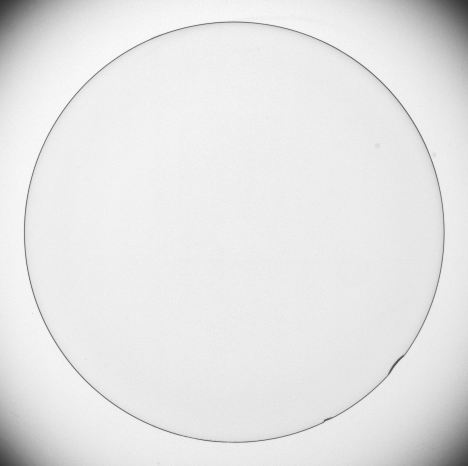
#> input picture images/contactlens.tif, 468 x 466 px
$ jupyter execute --allow-errors 'D-ENG-21-0046-ET _a02.ipynb'   (shell and % lines are left out)   (older library calls are emulated)
#> lines starting #> are read from the running program, lines starting #| are printed output that depends on the picture; after the words box and inside, x2 and y2 are one past the last pixel; in counts of white or black regions, pixels touching at a corner belong together
*ASSIGNMENT 2*

**BMDP RATHNAYAKE**

**D/ENG/21/0046/ET**

[cell 1]
#QUESTION 1

#Sobel Vertical
import cv2 as cv
import numpy as np
from matplotlib import pyplot as plt
img = cv.imread('images/contactlens.tif',cv.IMREAD_REDUCED_GRAYSCALE_2)
#> img is the input picture: shape (466, 468); min 51, max 250, mean 229.6

kernel = np.array([(-1,-2,-1),(0,0,0),(1,2,1)],np.float32)
imgc=cv.filter2D(img.astype('float'),-1,kernel)
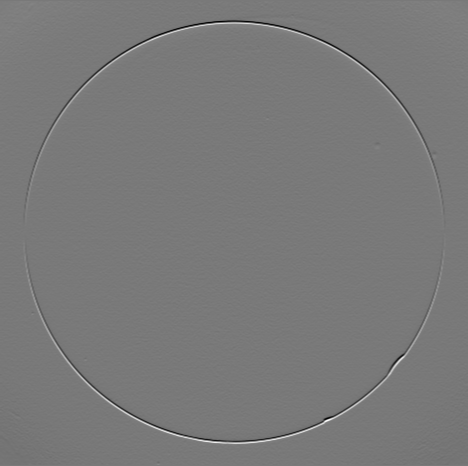
#> imgc: shape (466, 468) float64; min -480, max 527, mean 0; drawn with min black and max white
imgc=cv.normalize(imgc.astype('float'),None,0,255.0,cv.NORM_MINMAX)

fig,ax=plt.subplots(1,2,sharex='all',sharey='all',figsize=(10,20))

ax[0].imshow(img,cmap='gray',vmin=0,vmax=255)
ax[0].set_title('Orginal')
ax[1].imshow(imgc,cmap='gray',vmin=0,vmax=255)
ax[1].set_title('Sobel Vertical gradient')
plt.show()

**1.b**

[cell 2]
#Sobel horizontal
import cv2 as cv
import numpy as np
from matplotlib import pyplot as plt
img = cv.imread('images/contactlens.tif',cv.IMREAD_REDUCED_GRAYSCALE_2)

kernel = np.array([(-1,0,1),(-2,0,2),(-1,0,1)],np.float32)
imgc=cv.filter2D(img.astype('float'),-1,kernel)
imgc=cv.normalize(imgc.astype('float'),None,0,255.0,cv.NORM_MINMAX)

fig,ax=plt.subplots(1,2,sharex='all',sharey='all',figsize=(10,20))

ax[0].imshow(img,cmap='gray',vmin=0,vmax=255)
ax[0].set_title('Orginal')
ax[1].imshow(imgc,cmap='gray',vmin=0,vmax=255)
ax[1].set_title('Sobel horizontal gradient')
plt.show()

**1.c**

[cell 3]
import cv2 as cv
import numpy as np
import matplotlib.pyplot as plt

# Assuming you have loaded the image into a numpy array called "image"
# Compute the gradient in the x and y direction
image = cv.imread('images/contactlens.tif',cv.IMREAD_GRAYSCALE)
#> image: shape (932, 937); min 50, max 255, mean 229.7
fx = np.gradient(image)[0]
fy = np.gradient(image)[1]

#> (the rest of this cell did not finish here and is left out)

**1.d**

[cell 4]
import cv2
import numpy as np
import matplotlib.pyplot as plt


img = cv2.imread('images/contactlens.tif')
#> img: shape (932, 937, 3); min 50, max 255, mean 229.7
gray = cv2.cvtColor(img, cv2.COLOR_BGR2GRAY)
# vertical gradient fx using the Sobel kernel
sobelx = cv2.Sobel(gray, cv2.CV_64F, 1, 0)

# horizontal gradient fy using the Sobel kernel
sobely = cv2.Sobel(gray, cv2.CV_64F, 0, 1)

# Compute the gradient magnitude |fx|+|fy|
mag = cv2.addWeighted(np.absolute(sobelx), 1, np.absolute(sobely), 1, 0)

# The threshold
ret, thresh = cv2.threshold(mag.astype('uint8'), 73, 255, cv2.THRESH_BINARY)
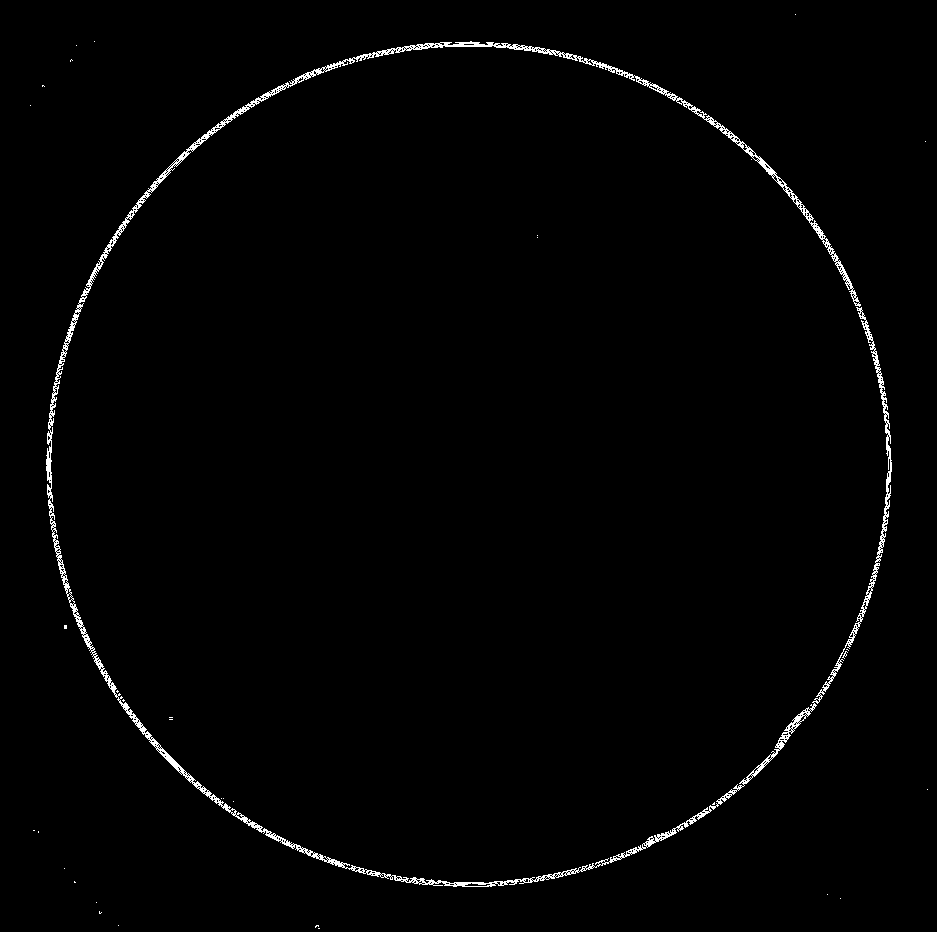
#> thresh: shape (932, 937); 1.2% white in thin lines or dots

# Find the contours
contours, hierarchy = cv2.findContours(thresh, cv2.RETR_TREE, cv2.CHAIN_APPROX_SIMPLE)
#> contours = 1082 contours, 1079 with area under 20; largest, box (x1, y1, x2, y2) and area: (46, 41, 892, 887) 9355, (464, 882, 491, 887) 62, (463, 43, 475, 46) 20

# Finding the circle
if len(contours) > 0:
    c = max(contours, key=cv2.contourArea)
#> c = contour of 4223 points, box (x1, y1, x2, y2) (46, 41, 892, 887), area 9355

    #Least square method
    (x, y), radius = cv2.minEnclosingCircle(c)
#> x = 468.4; y = 463.5; radius = 423.6
    center = (int(x), int(y))
#> center = (468, 463)
    radius = int(radius)
#> radius = 423

    #draw circle
    cv2.circle(img, center, radius, (0, 255, 0), 2)
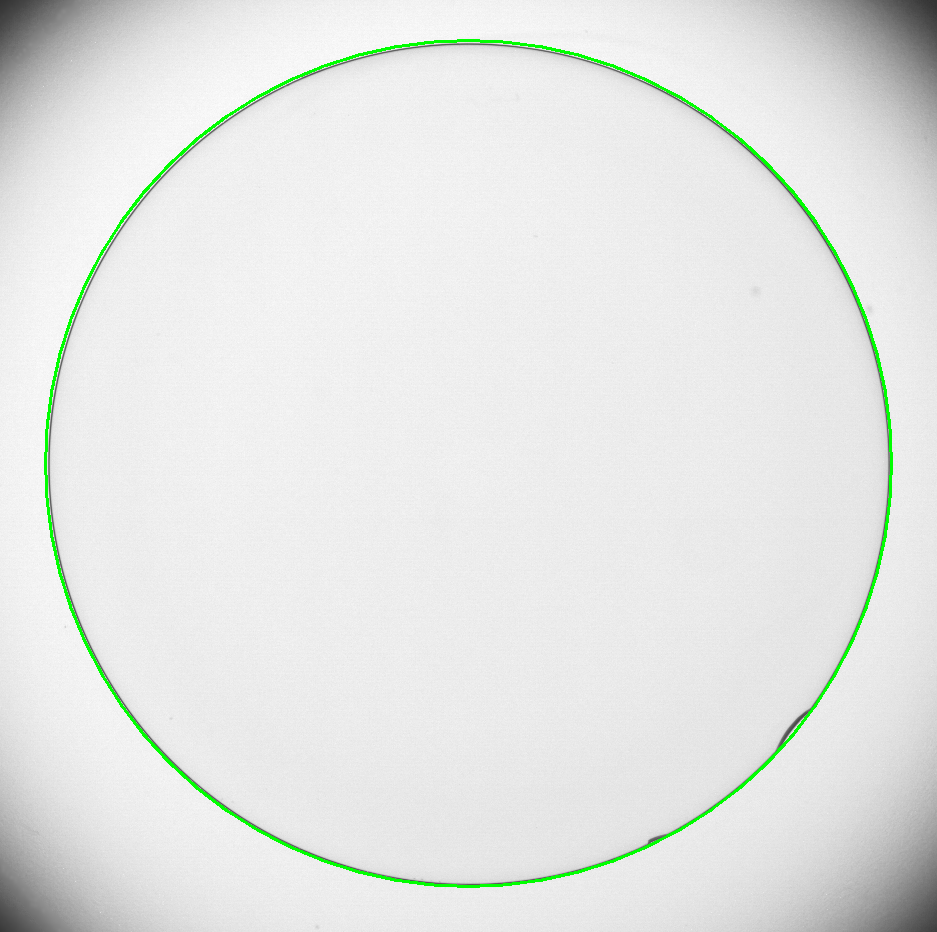
#> img: shape (932, 937, 3); mean B, G, R 227.7, 230, 227.7
    cv2.circle(img, center, 2, (0, 0, 255), 3)
#> img: shape (932, 937, 3); under 0.01% of pixels changed, all inside (x1, y1, x2, y2) = (464, 459, 473, 468)

    #center and diameter
    print("Center: ({}, {})".format(center[0], center[1]))
#| Center: (468, 463)
    print("Diameter: {} pixels".format(radius * 2))
#| Diameter: 846 pixels

#Result
plt.imshow(cv2.cvtColor(img, cv2.COLOR_BGR2RGB))
plt.axis('off')
plt.show()

**02.a**

[cell 5]
import cv2 as cv
import numpy as np
import matplotlib.pyplot as plt
from mpl_toolkits.mplot3d import Axes3D


#defining the variable regions
x, y = np.meshgrid(np.arange(-3, 3.1, 0.1), np.arange(-3, 3.1, 0.1))
z = np.zeros_like(x)

sigma = 1
#3D gaussian kernel
K = 1.0 / (2.0 * np.pi * sigma**2) * np.exp(-(x**2 + y**2 + z**2) / (2.0 * sigma**2))

#derivatives of 3D gaussian kernel
dK_dx = (-x / sigma**2) * K
dK_dy = (-y / sigma**2) * K

# plot the kernels
fig = plt.figure(figsize=(10, 5))
ax1 = fig.add_subplot(131, projection='3d')
ax1.set_title("derivative of x")
ax1.plot_surface(x, y, dK_dx, cmap='jet')

ax2 = fig.add_subplot(132, projection='3d')
ax2.set_title("derivative of y")
ax2.plot_surface(x, y, dK_dy, cmap='jet')

plt.show()

**QUESTION 03**

**a**

[cell 6]
import numpy as np
import cv2 as cv
from scipy import ndimage
import matplotlib.pyplot as plt

# Load the grayscale version of the zebrahead.jpg image
image = cv.imread('images/zebrahead.jpg', cv.IMREAD_GRAYSCALE)
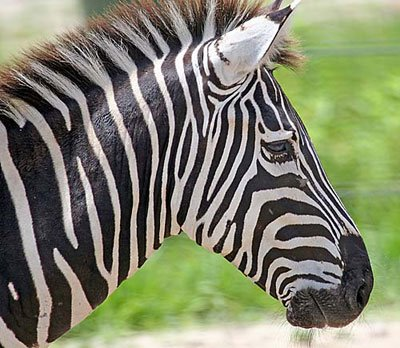
#> input picture images/zebrahead.jpg, 400 x 348 px
#> image: shape (348, 400); min 0, max 255, mean 126.8

# Define the Gaussian kernels for sigma = 1 and sigma = 3
sigma1 = 1
size1 = 2 * np.ceil(3 * sigma1) + 1
x, y = np.meshgrid(np.arange(-size1 / 2, size1 / 2 + 1), np.arange(-size1 / 2, size1 / 2 + 1))
ker1 = (-x / sigma1**2) * np.exp(-(x**2 + y**2) / (2 * sigma1**2))
ker1 /= np.sum(np.abs(ker1))

imgx = ndimage.convolve(image, ker1, mode='nearest')
imgy = ndimage.convolve(image, ker1.T, mode='nearest')

fig, axs = plt.subplots(1, 2, figsize=(10, 5))
axs[0].imshow(imgx, cmap='gray')
axs[0].set_title('X DIRE, sigma=1')
axs[1].imshow(imgy, cmap='gray')
axs[1].set_title('Y DIRE, sigma=1')
plt.show()

**B**

[cell 7]
import numpy as np
import cv2 as cv
from scipy import ndimage
import matplotlib.pyplot as plt

# Load the grayscale version of the zebrahead.jpg image
image = cv.imread('images/zebrahead.jpg', cv.IMREAD_GRAYSCALE)

# Define the Gaussian kernels for sigma = 1 and sigma = 3
sigma1 = 3
size1 = 2 * np.ceil(3 * sigma1) + 1
x, y = np.meshgrid(np.arange(-size1 / 2, size1 / 2 + 1), np.arange(-size1 / 2, size1 / 2 + 1))
ker1 = (-x / sigma1**2) * np.exp(-(x**2 + y**2) / (2 * sigma1**2))
ker1 /= np.sum(np.abs(ker1))

imgx = ndimage.convolve(image, ker1, mode='nearest')
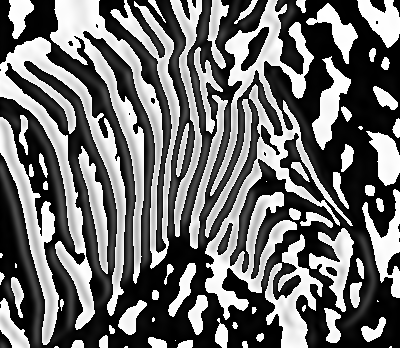
#> imgx: shape (348, 400); min 0, max 255, mean 109.5
imgy = ndimage.convolve(image, ker1.T, mode='nearest')
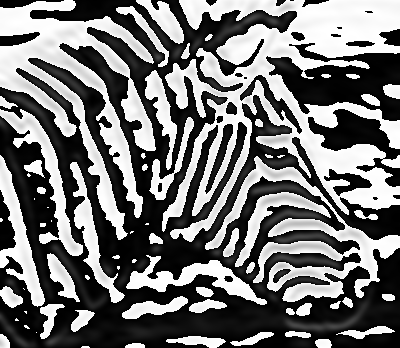
#> imgy: shape (348, 400); min 0, max 255, mean 115.6

fig, axs = plt.subplots(1, 2, figsize=(10, 5))
axs[0].imshow(imgx, cmap='gray')
axs[0].set_title('X DIRE, sigma=3')
axs[1].imshow(imgy, cmap='gray')
axs[1].set_title('Y DIRE, sigma=3')
plt.show()

**QUESTION 04**

**a**

**b**

[cell 8]
import cv2 as cv
import numpy as np
import matplotlib.pyplot as plt

# Load the image
img = cv.imread('images/daisy.jpg')
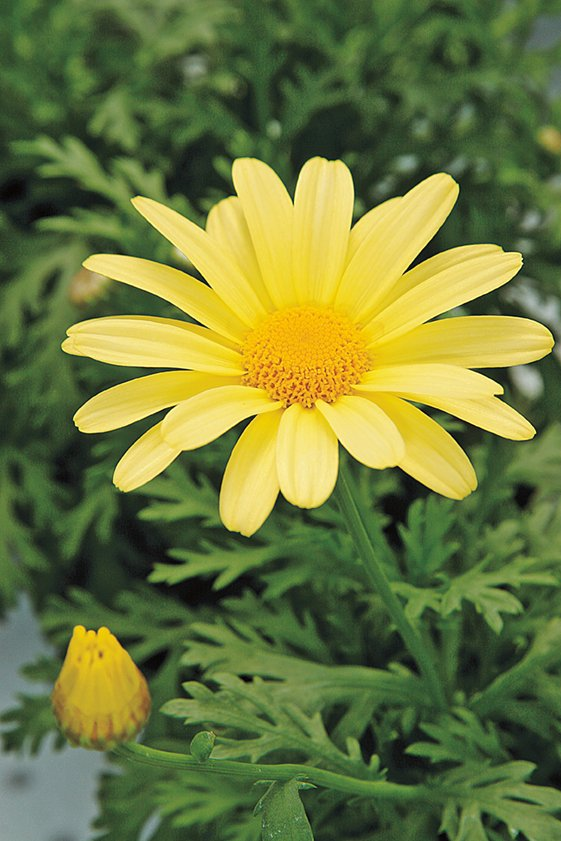
#> input picture images/daisy.jpg, 561 x 841 px
#> img is the input picture: shape (841, 561, 3); mean B, G, R 60.7, 120.3, 108.5

# Create a mask with same dimensions as image, and set everything to background
mask = np.zeros(img.shape[:2], np.uint8)
background = np.zeros((1,65), np.float64)

# Define the rectangle enclosing the flower
rect = (50, 50, 700, 700)

# Run the grabCut algorithm
cv.grabCut(img, mask, rect, background, None, 5, cv.GC_INIT_WITH_RECT)

# Create a new mask with the foreground pixels set to 1, and the background pixels set to 0
new_mask = np.where((mask == cv.GC_FGD) | (mask == cv.GC_PR_FGD), 1, 0).astype('uint8')

# Apply the mask to the original image to get the foreground and background images
foreground = cv.bitwise_and(img, img, mask=new_mask)
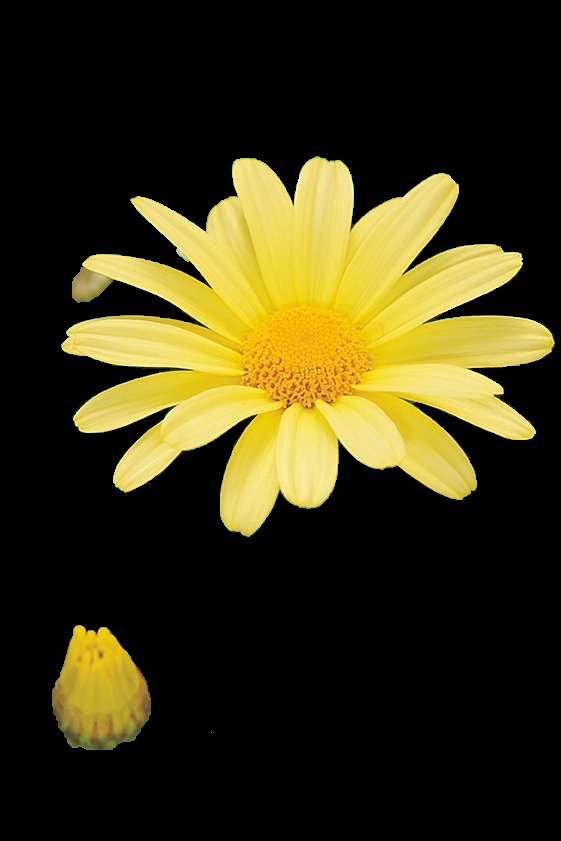
#> foreground: shape (841, 561, 3); mean B, G, R 20.2, 51.5, 57.7
background = cv.bitwise_and(img, img, mask=1 - new_mask)

# Show the final segmentation mask, foreground image, and background image


fig, axs = plt.subplots(1, 4, figsize=(10, 5))

axs[0].imshow(img)
axs[0].set_title('Original Image')

axs[1].imshow(mask)
axs[1].set_title('Segmentation Mask')
axs[2].imshow(foreground)
axs[2].set_title('Foreground Image')

axs[3].imshow(background)
axs[3].set_title('Background Image')


plt.show()
#> figure, not shown here; B, G, R data is drawn as R, G, B

[cell 9]
import cv2 as cv
import numpy as np
import matplotlib.pyplot as plt

# Load the image
img = cv.imread('images/daisy.jpg')

# Create a mask with same dimensions as image, and set everything to background
mask = np.zeros(img.shape[:2], np.uint8)
background = np.zeros((1,65), np.float64)

# Define the rectangle enclosing the flower
rect = (50, 50, 700, 700)

# Run the grabCut algorithm
cv.grabCut(img, mask, rect, background, None, 5, cv.GC_INIT_WITH_RECT)

# Create a new mask with the foreground pixels set to 1, and the background pixels set to 0
new_mask = np.where((mask == cv.GC_FGD) | (mask == cv.GC_PR_FGD), 1, 0).astype('uint8')

# Apply the mask to the original image to get the foreground and background images
foreground = cv.bitwise_and(img, img, mask=new_mask)
background = cv.bitwise_and(img, img, mask=1 - new_mask)
# Apply Gaussian blur to the background image
blurred_bg = cv.GaussianBlur(background, (31, 31), 0)

# Combine the foreground image and blurred background image
enhanced_img = cv.addWeighted(foreground, 1, blurred_bg, 0.8, 0)
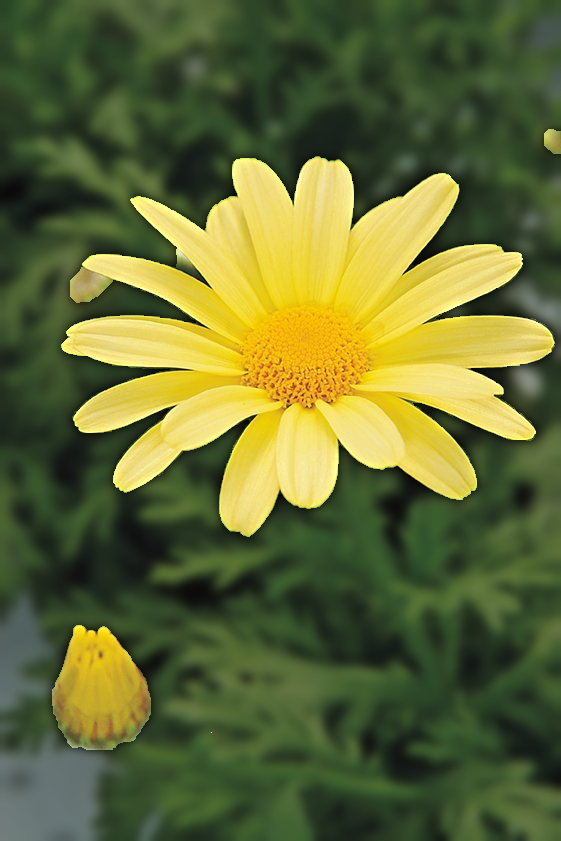
#> enhanced_img: shape (841, 561, 3); mean B, G, R 52.6, 106.5, 98.3

# Show the final segmentation mask, foreground image, and background image


fig, axs = plt.subplots(1, 2, figsize=(10, 5))

axs[0].imshow(img)
axs[0].set_title('Original Image')

axs[1].imshow(enhanced_img[:,:,::-1])
axs[1].set_title('enhanced image')
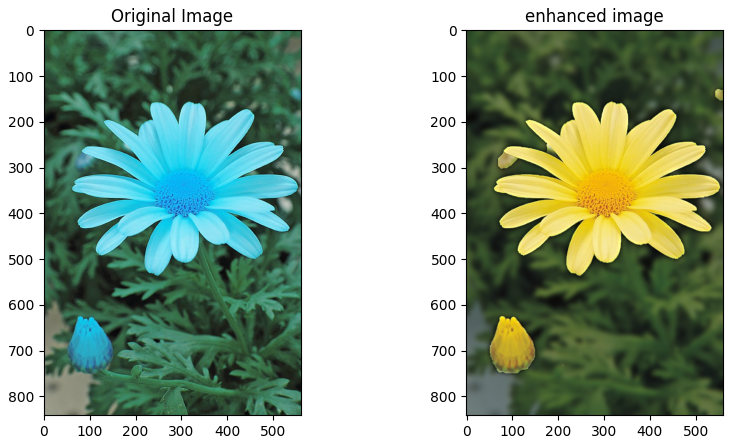
#> figure drawn by matplotlib, 2 panels; B, G, R data is drawn as R, G, B
